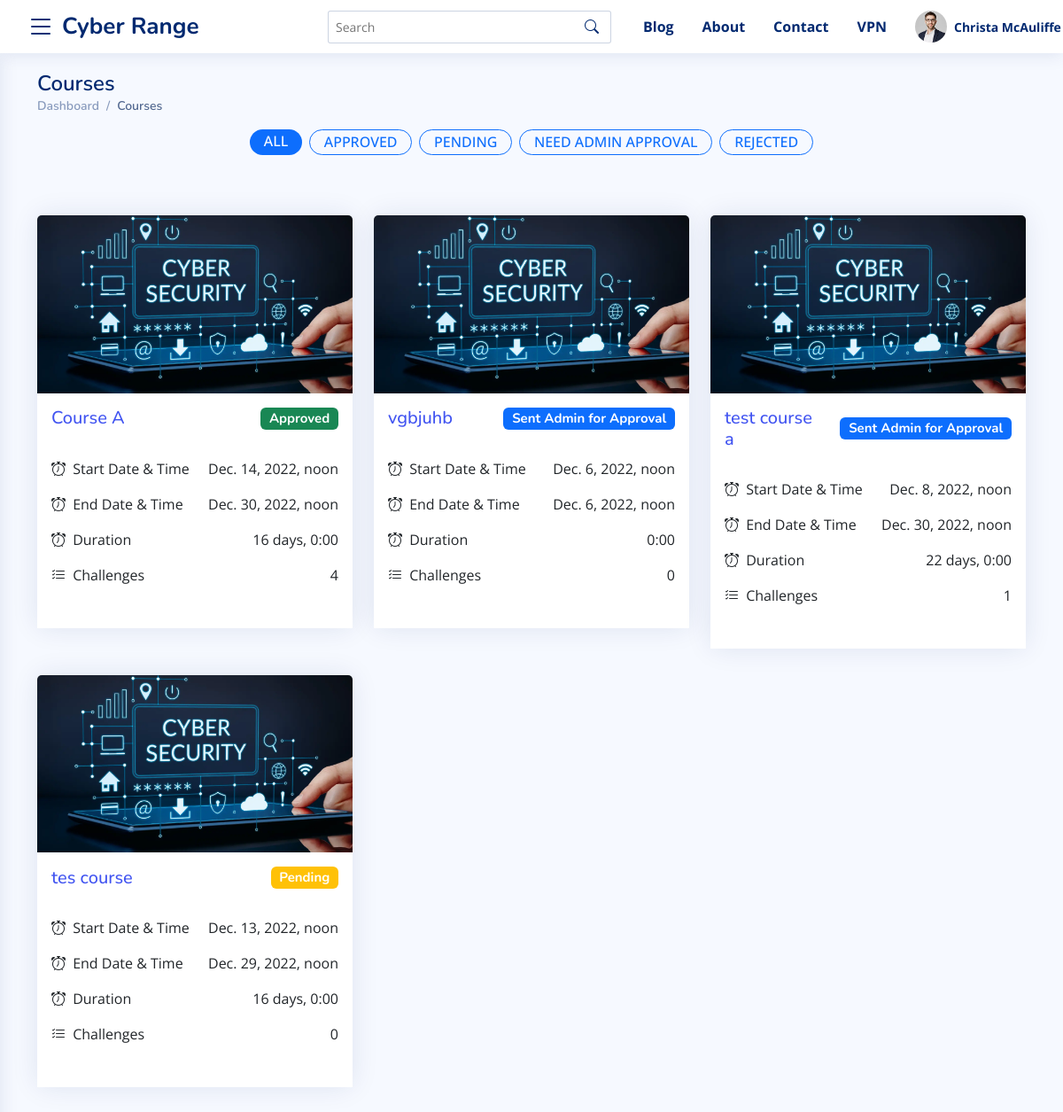
The app's page /instructor/courses (signed in), older data.
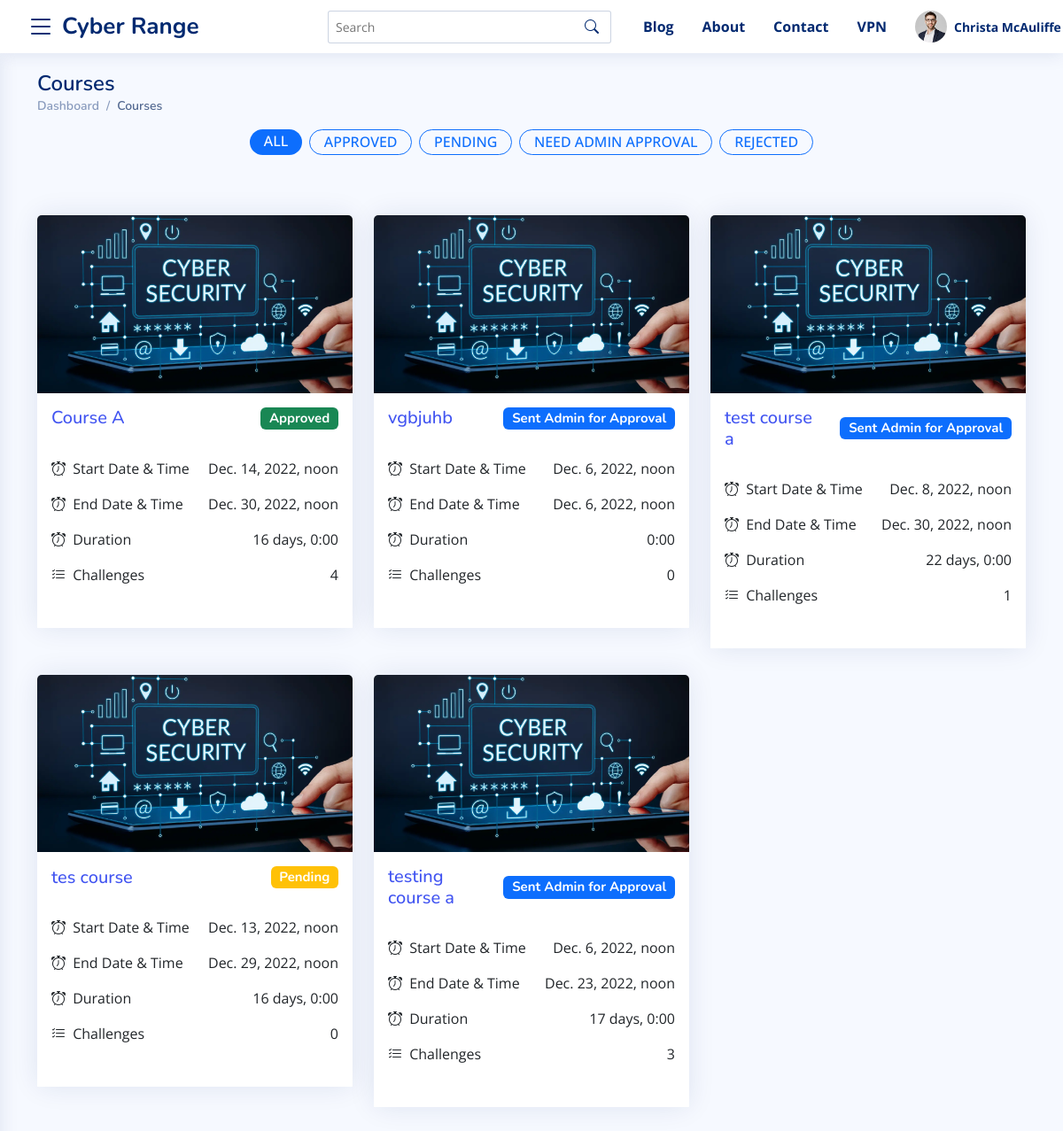
The same page, newer data.
### master_app/models.py (models this page shows, shortened)
class Course(models.Model):
    instructor = models.ForeignKey(User, on_delete=models.CASCADE)
    name = models.CharField(max_length=100)
    start_time = models.DateTimeField(auto_now_add=False, default=timezone.now)
    end_time = models.DateTimeField(auto_now_add=False, default=timezone.now)
    created_timestamp = models.DateTimeField( auto_now_add=True )
    description = RichTextField()
    is_approved = models.CharField(max_length=2, choices=APPROVED_CHOICES, default="1")
    points = models.IntegerField(blank=True, null=True, default=60)
    def get_instructor_url(self):
        try:
            return reverse("instructor-courses-details-url", args=[self.id])
        except:
            return "#"
    def total_challenges(self):
        try:
            return self.coursechallenge_set.all().count()
        except:
            return 0
    def total_duration(self):
        try:
            return ("%s" % str(self.end_time - self.start_time)[:-3])
        except:
            return ("%s" % str(self.end_time - self.start_time))

### master_app/views.py (the view)
# urls.py: path("instructor/courses", views.CoursesList, name="courses-all-url"),
@login_required
@teacher_required
def CoursesList(request):
    template_name = 'master_app/instructor/courses_list.html'
    all_courses = Course.objects.filter(instructor=request.user)
    context = {
        "all_courses": all_courses
    }
    return render(request, template_name, context)

### master_app/templates/master_app/instructor/courses_list.html (shortened to what this page needs)
{%  extends 'base.html' %}
{% load static %}
{% block content %}
<main id="main" class="main">
  <section class="section dashboard">
  <div class="container">
      <div class="pagetitle">
          <h1>Courses</h1>
          <nav>
            <ol class="breadcrumb">
              <li class="breadcrumb-item"><a href="{% url 'instructor-dasboard-url' %}">Dashboard</a></li>
              <li class="breadcrumb-item active">Courses</li>
            </ol>
          </nav>
        </div>
        <div class="row justify-content-center ">
          <div class="col-12 col-md-10 col-lg-7 text-center">
            <nav class="nav justify-content-center ">
              <a
                class="badge bg-primary text-white rounded-pill mr-1 mb-1"
                href="#"
                data-toggle="pill"
                data-filter="*"
                data-target="#portfolio"
              >
                <span class="h6 text-uppercase  px-2">All</span>
              </a>
              <a
                class="badge border border-primary text-primary rounded-pill mr-1 mb-1 mx-2"
                href="#"
                data-toggle="pill"
                data-filter=".3card"
                data-target="#portfolio"
              >
                <span class="h6 text-uppercase  px-2">Approved</span>
              </a>
              <a
                class="badge  border border-primary text-primary rounded-pill mr-1 mb-1 "
                href="#"
                data-toggle="pill"
                data-filter=".1card"
                data-target="#portfolio"
              >
                <span class="h6 text-uppercase  px-2">Pending</span>
              </a>
              <a
                class="badge border border-primary text-primary rounded-pill mr-1 mb-1 mx-2"
                href="#"
                data-toggle="pill"
                data-filter=".2card"
                data-target="#portfolio"
              >
                <span class="h6 text-uppercase  px-2">Need Admin Approval</span>
              </a>
              <a
                class="badge border border-primary text-primary rounded-pill mr-1 mb-1 "
                href="#"
                data-toggle="pill"
                data-filter=".4card"
                data-target="#portfolio"
              >
                <span class="h6 text-uppercase  px-2">Rejected</span>
              </a>
            </nav>
          </div>
        </div>
        <div class="row my-5 py-3" id="portfolio" data-isotope='{"layoutMode": "fitRows"}'>
          {% for course in all_courses %}
            {% include 'master_app/course_card.html' with cURL=course.get_instructor_url %}
          {% endfor %}
        </div>
{% endblock %}

### master_app/templates/master_app/course_card.html
{% load static %}
<div class="col-12 col-md-4 col-lg-4 col-xll-3  align-items-stretch {{ course.is_approved }}card">
    <div class="card  ">
        <div class="card-header p-0 border-0 ">
            <img class="card-img-top" src="{% static 'assets/img/Ad.webp' %}" alt="">
        </div>
        <div class="card-body p-3 bg-white">
            <h5 class="d-flex justify-content-between align-items-center "><a href="{{ cURL }}" class="me-3">{{ course.name }}</a> {% if course.is_approved == "1" %}
              <span class="badge bg-warning">Pending</span>
            {% elif course.is_approved == "2" %}
              <span class="badge bg-primary">Sent Admin for Approval</span>
            {% elif course.is_approved == "3" %}
              <span class="badge bg-success">Approved</span>
            {% elif course.is_approved == "4"  %}
              <span class="badge bg-danger">Rejected</span>
            {% endif %}</h5>
            <ul class="list-group  list-group-flush px-0 mx-0 my-4">
              <li class="list-group-item d-flex justify-content-between align-items-start px-0 border-0">
                <div >
                  <div ><i class="bi bi-alarm me-1"></i> Start Date & Time</div>
                </div>
                {{ course.start_time }}
              </li>
              <li class="list-group-item d-flex justify-content-between align-items-start px-0 border-0">
                <div >
                  <div ><i class="bi bi-alarm me-1"></i> End Date & Time</div>
                </div>
                {{ course.end_time }}
              </li>
              <li class="list-group-item d-flex justify-content-between align-items-start px-0 border-0">
                <div >
                  <div ><i class="bi bi-alarm me-1"></i> Duration</div>
                </div>
                {{ course.total_duration }}
              </li>
              <li class="list-group-item d-flex justify-content-between align-items-start px-0 border-0">
                <div >
                  <div ><i class="bi bi-list-check me-1"></i> Challenges</div>
                </div>
                {{ course.total_challenges }}
              </li>
            </ul>
        </div>
    </div>
  </div>

Row changes from the older to the newer data that the page shows:
added Course: name "testing course a", is_approved "Sent Admin for Approval", start_time "Dec. 6, 2022, noon", end_time "Dec. 23, 2022, noon", total_duration "17 days, 0:00", total_challenges "3"
